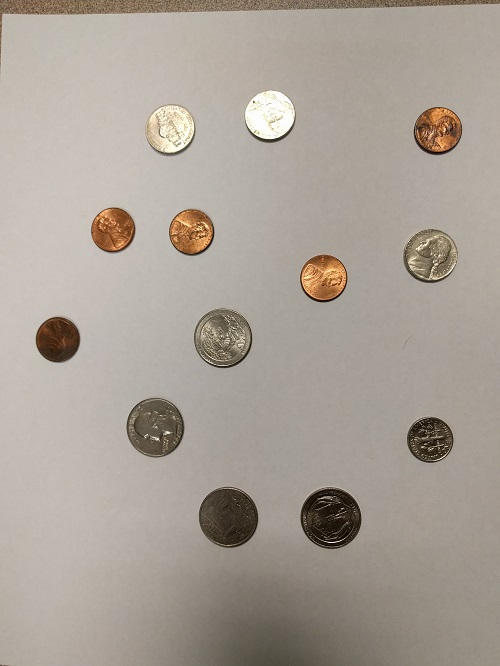
//> input picture CoinsHoughCircles/CoinsHoughCircles/3.jpg, 500 x 666 px
$ ./Source   (built with g++ and OpenCV 4)
//> lines starting //> are read from the running program, lines starting //| are printed output that depends on the picture; after the words box and inside, x2 and y2 are one past the last pixel; in counts of white or black regions, pixels touching at a corner belong together
#include <opencv2\opencv.hpp>
#include <opencv2\imgproc\imgproc.hpp>
#include<iostream>
using namespace cv;
using namespace std;

float getCircularityThresh(vector<Point> cntr);


int main()
{
	Mat img, gray;
	img = imread("3.jpg");
//> img is the input picture: 666 rows x 500 cols, CV_8UC3; mean B, G, R 150.4, 160.3, 169.1

	cvtColor(img, gray, CV_BGR2GRAY);


	// smooth it, otherwise a lot of false circles may be detected
	GaussianBlur(gray, gray, Size(3, 3), 1.5, 1.5);

	namedWindow("Blurred", 0);
	imshow("Blurred", gray);

	//Calculate the Otsu threshold values
	Mat opimg = Mat(gray.rows, gray.cols, CV_8UC1);
	double otsu_thresh_val = threshold(
		gray, opimg, 0, 255, CV_THRESH_BINARY | CV_THRESH_OTSU
		);
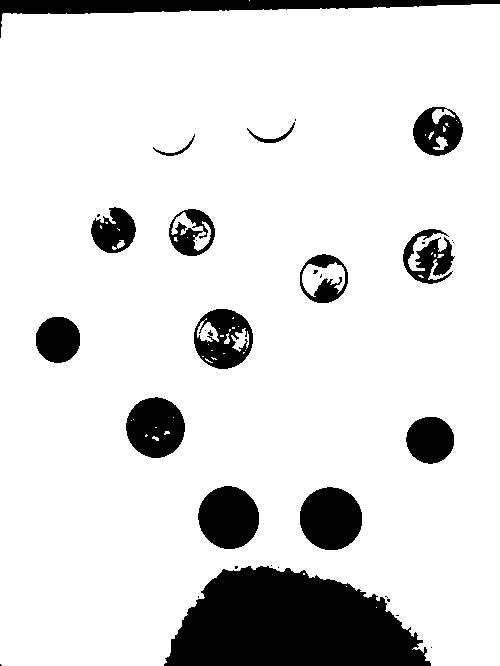
//> opimg: 666 rows x 500 cols, CV_8UC1; 86.3% white; 33 black regions (18 under 20 px), largest, box (x1, y1, x2, y2) and area: (164, 566, 431, 666) 19242, (0, 0, 500, 38) 4948, (300, 487, 362, 550) 3090
//> otsu_thresh_val = 135

	imshow("otsu", opimg);

	double high_thresh_val = otsu_thresh_val,
		lower_thresh_val = otsu_thresh_val * 0.5;
//> high_thresh_val = 135; lower_thresh_val = 67.5

	Mat edges;

	Canny(gray, edges, lower_thresh_val, high_thresh_val, 3);
//> edges: 666 rows x 500 cols, CV_8UC1; 2.4% white in thin lines or dots


	//Morphology
	//Dilation
	int dilation_type = MORPH_RECT, dilation_size = 1;  // dilation_type = MORPH_RECT,MORPH_CROSS,MORPH_ELLIPSE
	Mat element = getStructuringElement(dilation_type,
		Size(2 * dilation_size + 1, 2 * dilation_size + 1),
		Point(dilation_size, dilation_size));

	morphologyEx(edges, edges, MORPH_DILATE, element);

	//Canny to thin the edges after dilation
	Canny(edges, edges, 50, 200, 3);
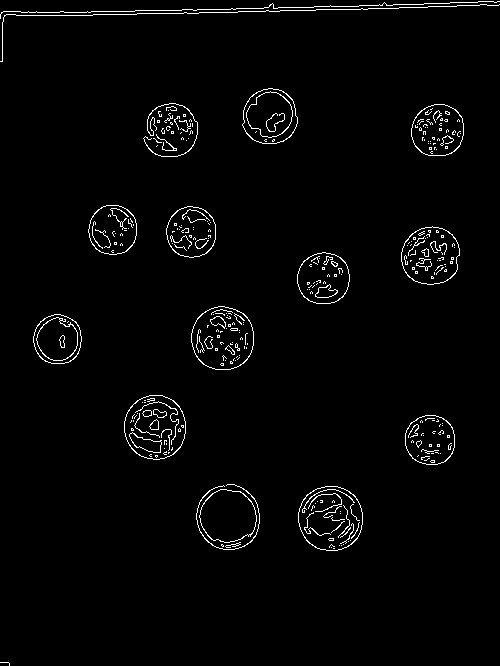
//> edges: 666 rows x 500 cols, CV_8UC1; 2.2% white in thin lines or dots

	namedWindow("Canny", 0);
	imshow("Canny", edges);


	// Double check for the circles - Just the edge image at this moment produces a lot of false circles - when the Hough circles function is run
	// Shortlisting good circle candidates by doing a contour analysis
	vector<vector<Point>> contours, contoursfil;
	vector<Vec4i> hierarchy;
	Mat contourImg1 = Mat::ones(edges.rows, edges.cols, edges.type());
	Mat contourImg2 = Mat::ones(edges.rows, edges.cols, edges.type());

	//Find all contours in the edges image
	findContours(edges.clone(), contours, hierarchy, CV_RETR_TREE, CV_CHAIN_APPROX_NONE);
//> contours = 392 contours, 342 with area under 20; largest, box (x1, y1, x2, y2) and area: (298, 486, 363, 551) 3292, (298, 486, 363, 551) 3268, (191, 306, 254, 370) 3133, (124, 395, 186, 460) 3119, (191, 306, 254, 370) 3107

	float circThresh;

	for (int j = 0; j < contours.size(); j++)
	{
		//Only give me contours that are closed (i.e. they have 0 or more children : hierarchy[j][2] >= 0) AND contours that dont have any parent (i.e. hierarchy[j][3] < 0 )
		if ((hierarchy[j][2] >= 0) && (hierarchy[j][3] < 0))
		{
			circThresh = getCircularityThresh(contours[j]);
			// Doing a quick compactness/circularity test on the contours P^2/A for the circle the perfect is 12.56 .. we give some room as we mostly are extracting elliptical shapes also
			if ((circThresh > 10) && (circThresh <= 30))
			{
				contoursfil.push_back(contours[j]);
			}
		}
	}
//> this loop made 392 passes
//> (perm in getCircularityThresh, area in getCircularityThresh, circThresh) on passes 6, 8, 39, 72, 110, 118, 175, 205, 257, 285, 332, 382: (190.2, 2340, 15.45), (215.6, 3292.5, 14.12), (166.1, 1958.5, 14.09), (209, 3119, 14), (163.5, 1871, 14.29), (210.2, 3133, 14.1), (173.8, 2119.5, 14.25), (196.5, 2651, 14.57), (167.2, 1985, 14.08), (163, 1890.5, 14.05), (173.8, 2159.5, 13.98), (185.1, 2384.5, 14.37)


	//	drawContours(contourImg1, contours, 0, CV_RGB(255,255,255), 1, 8,0);
	//	imshow("Contour Image", contourImg1);

	for (int j = 0; j < contoursfil.size(); j++)
	{
		drawContours(contourImg2, contoursfil, j, CV_RGB(255, 255, 255), 1, 8);
	}
//> this loop made 17 passes
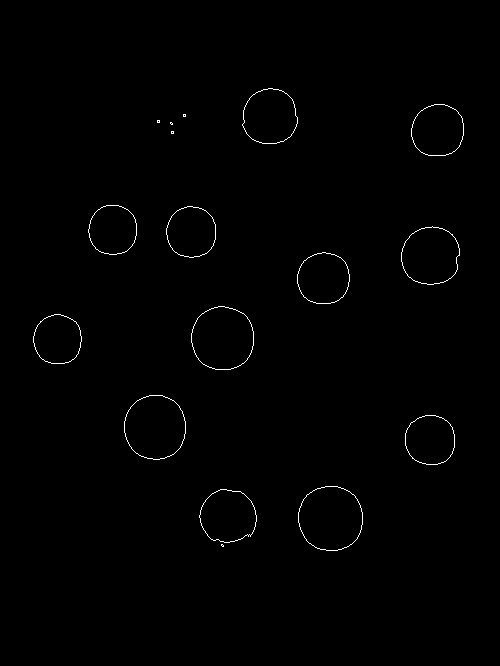
//> contourImg2: 666 rows x 500 cols, CV_8UC1; values 1 (black) and 255 (white), 0.58% white in thin lines or dots, all inside (x1, y1, x2, y2) = (33, 88, 464, 551)
	namedWindow("Contour Image Filtered", 0);
	imshow("Contour Image Filtered", contourImg2);


	// good values for param-2 - for a image having circle contours = (75-90) ... for the edge image - (100-120)
	vector<Vec3f> circles;
	//HoughCircles(edges, circles, CV_HOUGH_GRADIENT, 2, gray.rows / 8, 200, 120);
	HoughCircles(contourImg2, circles, CV_HOUGH_GRADIENT, 2, gray.rows / 8, 200, 30,15,45);
//> circles = 11 circles (x, y, radius): [331, 517, 32.2], [223, 337, 31.6], [155, 427, 30.6], [323, 277, 25.4], [191, 231, 24.6], [437, 131, 26.6], [229, 517, 27.8], [271, 115, 26.6], [429, 441, 25.2], [55, 339, 25.2], [429, 253, 30.8]

	//struct to sort the vector of pairs <int,double> based on the second double value
	struct sort_pred {
		bool operator()(const Vec3f &left, const Vec3f &right) {
			return left[2]< right[2];
		}
	};
	//sort in descending
	std::sort(circles.rbegin(), circles.rend(), sort_pred());

	float largestRadius = circles[0][2];
//> largestRadius = 32.2
	float change = 0;
	float ratio;

	for (size_t i = 0; i < circles.size(); i++)
	{
		Point center(cvRound(circles[i][0]), cvRound(circles[i][1]));
		float radius = circles[i][2];
		// draw the circle center
		circle(img, center, 3, Scalar(0, 255, 0), -1, 8, 0);
		// draw the circle outline
		circle(img, center, radius, Scalar(0, 0, 255), 2, 8, 0);
		rectangle(img, Point(center.x - radius - 5, center.y - radius - 5), Point(center.x + radius + 5, center.y + radius + 5), CV_RGB(0, 0, 255), 1, 8, 0); //Opened contour - draw a green rectangle arpund circle
		ratio = ((radius*radius) / (largestRadius*largestRadius));
		//cout << ratio << "\n";

		//Using an area ratio based discrimination .. after some trial and error with the diff sizes ... this gives good results.
		if (ratio >= 0.85)
		{
			putText(img, "Quarter", Point(center.x - radius, center.y + radius + 15), FONT_HERSHEY_COMPLEX_SMALL, 0.7, Scalar(0, 255, 255), 0.4, CV_AA);
			change = change + .25;
		}
		else if ((ratio >= 0.68) && (ratio<85))
		{
			putText(img, "5-cents", Point(center.x - radius, center.y + radius + 15), FONT_HERSHEY_COMPLEX_SMALL, 0.7, Scalar(0, 255, 255), 0.4, CV_AA);
			change = change + .05;
		}
		else if ((ratio >= 0.60) && (ratio<.68))
		{
			putText(img, "1-cent", Point(center.x - radius, center.y + radius + 15), FONT_HERSHEY_COMPLEX_SMALL, 0.7, Scalar(0, 255, 255), 0.4, CV_AA);
			change = change + .01;
		}
		else if ((ratio >= 0.40) && (ratio<.60))
		{
			putText(img, "Dime", Point(center.x - radius, center.y + radius + 15), FONT_HERSHEY_COMPLEX_SMALL, 0.7, Scalar(0, 255, 255), 0.4, CV_AA);
			change = change + .1;
		}

	}
//> this loop made 11 passes
//> (center, radius, ratio) on passes 1 to 11: (Point(331, 517), 32.2, 1), (Point(223, 337), 31.6, 0.963), (Point(429, 253), 30.8, 0.915), (Point(155, 427), 30.6, 0.903), (Point(229, 517), 27.8, 0.745), (Point(437, 131), 26.6, 0.682), (Point(271, 115), 26.6, 0.682), (Point(323, 277), 25.4, 0.622), (Point(429, 441), 25.2, 0.612), (Point(55, 339), 25.2, 0.612), (Point(191, 231), 24.6, 0.584)
//> pass 1, `putText(img, "Quarter", Point(center.x - radius, center.y + radius + 1..`:
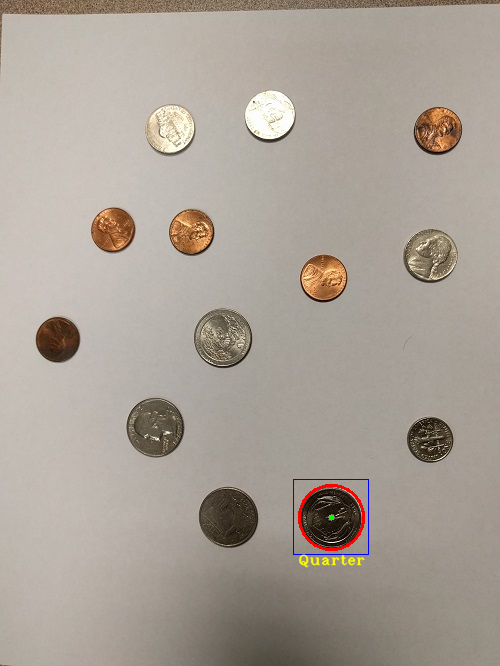
//> img: 666 rows x 500 cols, CV_8UC3; 0.42% of pixels changed, all inside (x1, y1, x2, y2) = (293, 479, 369, 568)
//> pass 3, `putText(img, "Quarter", Point(center.x - radius, center.y + radius + 1..`:
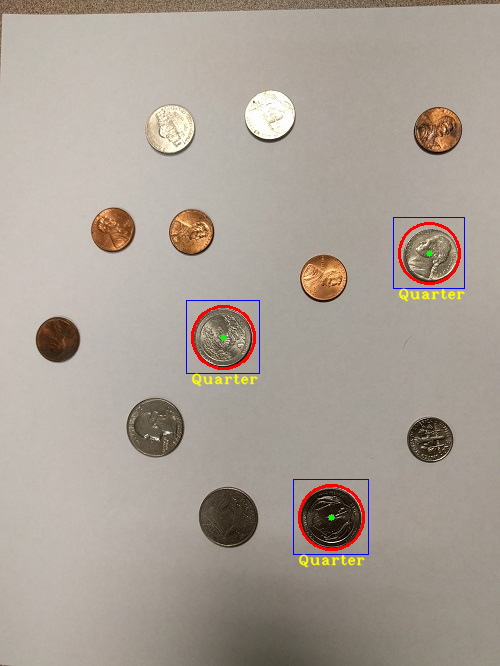
//> img: 666 rows x 500 cols, CV_8UC3; mean B, G, R 149.6, 159.3, 169.3
//> after the loop:
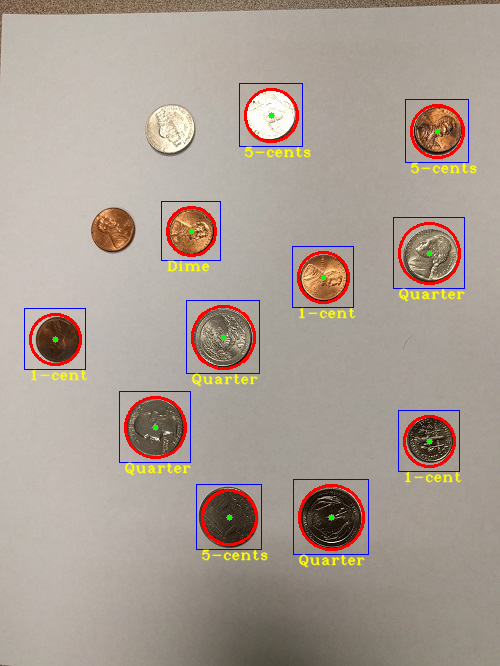
//> img: 666 rows x 500 cols, CV_8UC3; 2.82% of pixels changed, all inside (x1, y1, x2, y2) = (24, 83, 477, 561)
//> after the loop, change = 1.28

	putText(img, "Total Money:" + to_string(change), Point(img.cols / 10, img.rows - img.rows / 10), FONT_HERSHEY_COMPLEX_SMALL, 0.7, Scalar(0, 255, 255), 0.6, CV_AA);
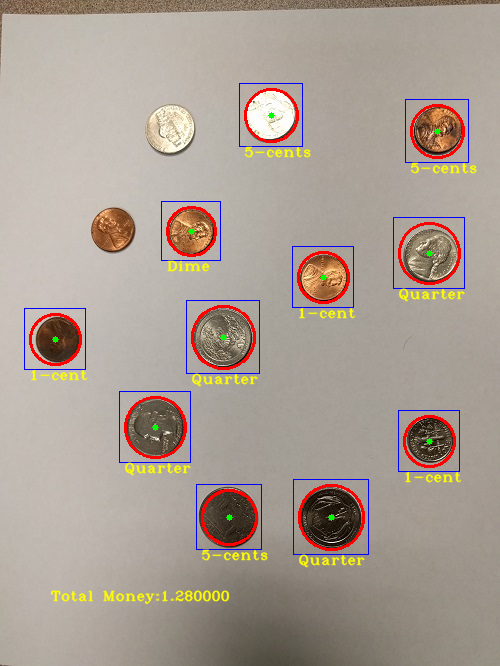
//> img: 666 rows x 500 cols, CV_8UC3; 0.4% of pixels changed, all inside (x1, y1, x2, y2) = (50, 590, 230, 605)

	namedWindow("circles", 0);
	imshow("circles", img);

	waitKey();

	return 0;
}

float getCircularityThresh(vector<Point> cntr)
{
	float perm, area;

	perm = arcLength(Mat(cntr), true);
	area = contourArea(Mat(cntr));

	return ((perm*perm) / area);

}

$ run again, with CoinsHoughCircles/CoinsHoughCircles/1.jpg copied over CoinsHoughCircles/CoinsHoughCircles/3.jpg
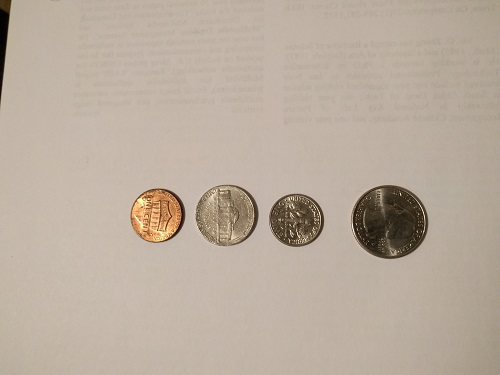
//> input picture CoinsHoughCircles/CoinsHoughCircles/1.jpg, 500 x 375 px
//> img is the input picture: 375 rows x 500 cols, CV_8UC3; mean B, G, R 157.7, 172, 185.9
//> `double otsu_thresh_val = threshold( gray, opimg, 0, 255, CV_THRESH_BIN..`:
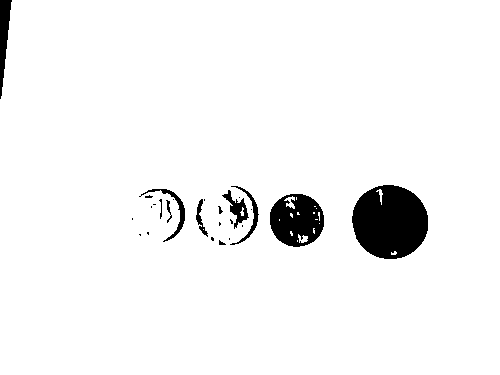
//> opimg: 375 rows x 500 cols, CV_8UC1; 95.5% white; 26 black regions (15 under 20 px), largest, box (x1, y1, x2, y2) and area: (352, 185, 428, 259) 4382, (270, 194, 324, 247) 2084, (0, 0, 12, 99) 640
//> otsu_thresh_val = 125
//> lower_thresh_val = 62.5
//> contours = 156 contours, 138 with area under 20; largest, box (x1, y1, x2, y2) and area: (350, 183, 430, 260) 4856, (350, 183, 430, 260) 4824, (193, 182, 260, 248) 3454, (193, 182, 260, 248) 3428, (127, 186, 186, 245) 2728
//> the loop `for (int j = 0; j < contours.size(); j++)` made 156 passes
//> (perm in getCircularityThresh, area in getCircularityThresh, circThresh) on passes 1, 29, 79, 112: (191.4, 2620.5, 13.99), (196.3, 2727.5, 14.12), (261.4, 4855.5, 14.07), (221, 3454, 14.14)
//> the loop `for (int j = 0; j < contoursfil.size(); j++)` made 4 passes
//> circles = 4 circles (x, y, radius): [391, 221, 40], [297, 219, 28.6], [159, 215, 29.6], [231, 217, 37.2]
//> largestRadius = 40
//> the loop `for (size_t i = 0; i < circles.size(); i++)` made 4 passes
//> (center, radius, ratio) on passes 1 to 4: (Point(391, 221), 40, 1), (Point(231, 217), 37.2, 0.865), (Point(159, 215), 29.6, 0.548), (Point(297, 219), 28.6, 0.511)
//> after the loop `for (size_t i = 0; i < circles.size(); i++)`: change = 0.7
//> `putText(img, "Total Money:" + to_string(change), Point(img.cols / 10, ..`:
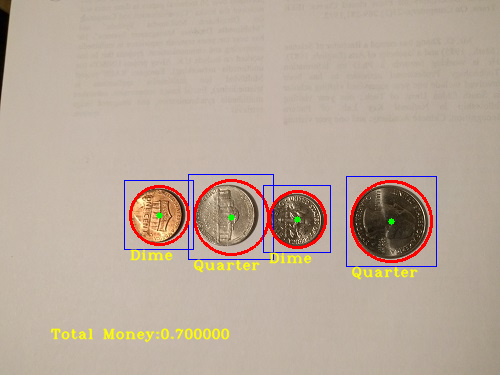
//> img: 375 rows x 500 cols, CV_8UC3; mean B, G, R 154.8, 169.3, 186

$ run again, with CoinsHoughCircles/CoinsHoughCircles/4.jpg copied over CoinsHoughCircles/CoinsHoughCircles/3.jpg
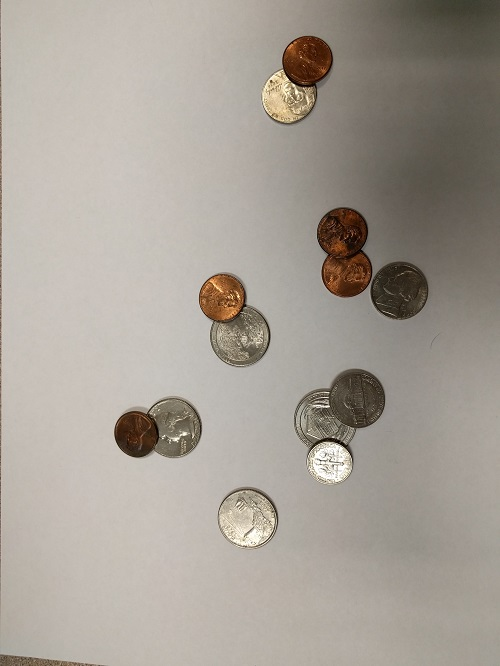
//> input picture CoinsHoughCircles/CoinsHoughCircles/4.jpg, 500 x 666 px
//> img is the input picture: 666 rows x 500 cols, CV_8UC3; mean B, G, R 150.2, 159.2, 166.4
//> opimg: 666 rows x 500 cols, CV_8UC1; 78.3% white; 56 black regions (46 under 20 px), largest, box (x1, y1, x2, y2) and area: (266, 0, 500, 339) 58917, (294, 368, 386, 469) 4788, (114, 397, 202, 458) 3855
//> otsu_thresh_val = 136
//> lower_thresh_val = 68
//> contours = 293 contours, 266 with area under 20; largest, box (x1, y1, x2, y2) and area: (196, 271, 272, 370) 5078, (196, 271, 272, 370) 5042, (260, 33, 335, 127) 4628, (260, 33, 335, 127) 4592, (215, 485, 280, 548) 3266
//> the loop `for (int j = 0; j < contours.size(); j++)` made 293 passes
//> (perm in getCircularityThresh, area in getCircularityThresh, circThresh) on passes 4, 96, 136, 146, 153, 155, 163, 220: (217.6, 3265.5, 14.5), (28.14, 37, 21.4), (39.21, 87.5, 17.57), (210.9, 74.5, 597), (39.21, 88.5, 17.37), (41.8, 96, 18.2), (294.6, 5078, 17.09), (285.4, 20, 4073.3)
//> the loop `for (int j = 0; j < contoursfil.size(); j++)` made 21 passes
//> circles = 3 circles (x, y, radius): [241, 337, 32.2], [249, 519, 33.8], [287, 95, 29.8]
//> largestRadius = 33.8
//> the loop `for (size_t i = 0; i < circles.size(); i++)` made 3 passes
//> (center, radius, ratio) on passes 1 to 3: (Point(249, 519), 33.8, 1), (Point(241, 337), 32.2, 0.908), (Point(287, 95), 29.8, 0.777)
//> after the loop `for (size_t i = 0; i < circles.size(); i++)`: change = 0.55
//> `putText(img, "Total Money:" + to_string(change), Point(img.cols / 10, ..`:
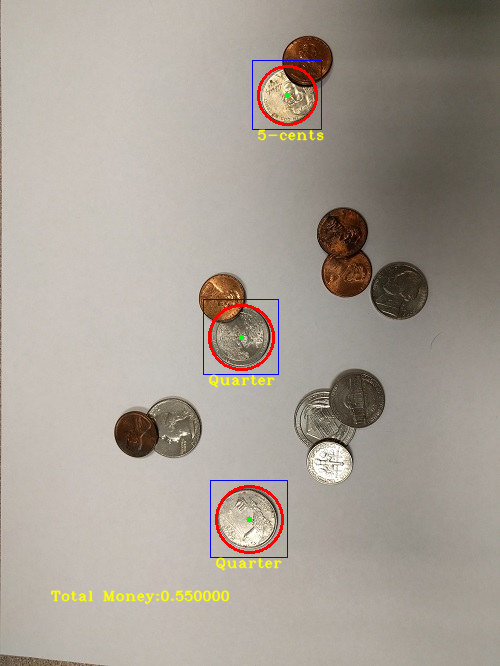
//> img: 666 rows x 500 cols, CV_8UC3; mean B, G, R 149, 158.4, 166.7
